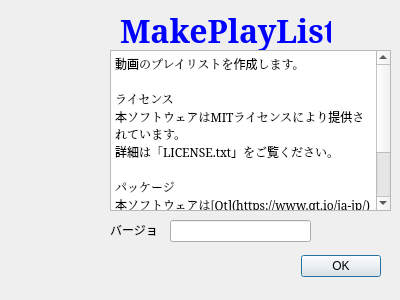
<?xml version="1.0" encoding="UTF-8"?>
<ui version="4.0">
 <class>AboutDialog</class>
 <widget class="QDialog" name="AboutDialog">
  <property name="geometry">
   <rect>
    <x>0</x>
    <y>0</y>
    <width>400</width>
    <height>300</height>
   </rect>
  </property>
  <property name="windowTitle">
   <string>Dialog</string>
  </property>
  <widget class="QDialogButtonBox" name="buttonBox">
   <property name="geometry">
    <rect>
     <x>40</x>
     <y>250</y>
     <width>341</width>
     <height>32</height>
    </rect>
   </property>
   <property name="orientation">
    <enum>Qt::Orientation::Horizontal</enum>
   </property>
   <property name="standardButtons">
    <set>QDialogButtonBox::StandardButton::Ok</set>
   </property>
  </widget>
  <widget class="QLabel" name="app_icon_label">
   <property name="geometry">
    <rect>
     <x>20</x>
     <y>20</y>
     <width>64</width>
     <height>64</height>
    </rect>
   </property>
   <property name="text">
    <string/>
   </property>
   <property name="alignment">
    <set>Qt::AlignmentFlag::AlignCenter</set>
   </property>
  </widget>
  <widget class="QLabel" name="app_name_label">
   <property name="enabled">
    <bool>true</bool>
   </property>
   <property name="geometry">
    <rect>
     <x>120</x>
     <y>10</y>
     <width>211</width>
     <height>41</height>
    </rect>
   </property>
   <property name="font">
    <font>
     <family>ＭＳ 明朝</family>
     <pointsize>24</pointsize>
     <bold>true</bold>
     <stylestrategy>PreferAntialias</stylestrategy>
    </font>
   </property>
   <property name="styleSheet">
    <string notr="true">color: rgb(0, 0, 255);</string>
   </property>
   <property name="text">
    <string>MakePlayList</string>
   </property>
   <property name="textFormat">
    <enum>Qt::TextFormat::AutoText</enum>
   </property>
  </widget>
  <widget class="QPlainTextEdit" name="plainTextEdit">
   <property name="geometry">
    <rect>
     <x>110</x>
     <y>50</y>
     <width>281</width>
     <height>161</height>
    </rect>
   </property>
   <property name="font">
    <font>
     <family>ＭＳ 明朝</family>
    </font>
   </property>
   <property name="acceptDrops">
    <bool>false</bool>
   </property>
   <property name="undoRedoEnabled">
    <bool>false</bool>
   </property>
   <property name="readOnly">
    <bool>true</bool>
   </property>
   <property name="plainText">
    <string>動画のプレイリストを作成します。

ライセンス
本ソフトウェアはMITライセンスにより提供されています。  
詳細は「LICENSE.txt」をご覧ください。

パッケージ
本ソフトウェアは[Qt](https://www.qt.io/ja-jp/)を使用しています。
Qtフレームワークのは、LGPLのライセンスの元で配布されています。</string>
   </property>
  </widget>
  <widget class="QLabel" name="label">
   <property name="geometry">
    <rect>
     <x>110</x>
     <y>220</y>
     <width>49</width>
     <height>20</height>
    </rect>
   </property>
   <property name="text">
    <string>バージョン</string>
   </property>
  </widget>
  <widget class="QLineEdit" name="versionLineEdit">
   <property name="geometry">
    <rect>
     <x>170</x>
     <y>220</y>
     <width>141</width>
     <height>22</height>
    </rect>
   </property>
   <property name="readOnly">
    <bool>true</bool>
   </property>
  </widget>
 </widget>
 <resources/>
 <connections>
  <connection>
   <sender>buttonBox</sender>
   <signal>accepted()</signal>
   <receiver>AboutDialog</receiver>
   <slot>accept()</slot>
   <hints>
    <hint type="sourcelabel">
     <x>354</x>
     <y>267</y>
    </hint>
    <hint type="destinationlabel">
     <x>393</x>
     <y>233</y>
    </hint>
   </hints>
  </connection>
 </connections>
</ui>
